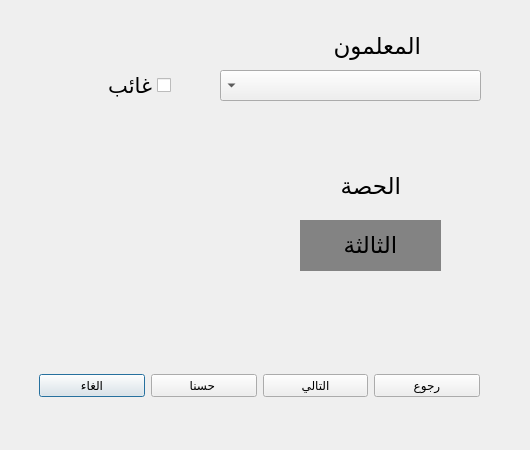
<?xml version="1.0" encoding="UTF-8"?>
<ui version="4.0">
 <class>Dialog</class>
 <widget class="QDialog" name="Dialog">
  <property name="geometry">
   <rect>
    <x>0</x>
    <y>0</y>
    <width>530</width>
    <height>450</height>
   </rect>
  </property>
  <property name="windowTitle">
   <string>Dialog</string>
  </property>
  <widget class="QWidget" name="layoutWidget">
   <property name="geometry">
    <rect>
     <x>39</x>
     <y>350</y>
     <width>441</width>
     <height>71</height>
    </rect>
   </property>
   <layout class="QHBoxLayout" name="horizontalLayout">
    <item>
     <widget class="QPushButton" name="pushButton_4">
      <property name="text">
       <string>الغاء</string>
      </property>
     </widget>
    </item>
    <item>
     <widget class="QPushButton" name="pushButton_2">
      <property name="text">
       <string>حسنا </string>
      </property>
     </widget>
    </item>
    <item>
     <widget class="QPushButton" name="pushButton">
      <property name="text">
       <string>التالي</string>
      </property>
     </widget>
    </item>
    <item>
     <widget class="QPushButton" name="pushButton_3">
      <property name="text">
       <string>رجوع</string>
      </property>
     </widget>
    </item>
   </layout>
  </widget>
  <widget class="QComboBox" name="comboBox">
   <property name="geometry">
    <rect>
     <x>220</x>
     <y>70</y>
     <width>261</width>
     <height>31</height>
    </rect>
   </property>
   <property name="font">
    <font>
     <pointsize>14</pointsize>
    </font>
   </property>
   <property name="layoutDirection">
    <enum>Qt::RightToLeft</enum>
   </property>
  </widget>
  <widget class="QLabel" name="label">
   <property name="geometry">
    <rect>
     <x>280</x>
     <y>30</y>
     <width>141</width>
     <height>31</height>
    </rect>
   </property>
   <property name="font">
    <font>
     <pointsize>17</pointsize>
    </font>
   </property>
   <property name="text">
    <string>المعلمون</string>
   </property>
  </widget>
  <widget class="QLabel" name="label_2">
   <property name="geometry">
    <rect>
     <x>260</x>
     <y>170</y>
     <width>141</width>
     <height>31</height>
    </rect>
   </property>
   <property name="font">
    <font>
     <pointsize>17</pointsize>
    </font>
   </property>
   <property name="text">
    <string>الحصة</string>
   </property>
  </widget>
  <widget class="QCheckBox" name="checkBox">
   <property name="geometry">
    <rect>
     <x>80</x>
     <y>60</y>
     <width>91</width>
     <height>51</height>
    </rect>
   </property>
   <property name="font">
    <font>
     <pointsize>16</pointsize>
     <weight>50</weight>
     <bold>false</bold>
    </font>
   </property>
   <property name="layoutDirection">
    <enum>Qt::RightToLeft</enum>
   </property>
   <property name="text">
    <string>غائب</string>
   </property>
  </widget>
  <widget class="QLabel" name="label_3">
   <property name="geometry">
    <rect>
     <x>300</x>
     <y>220</y>
     <width>141</width>
     <height>51</height>
    </rect>
   </property>
   <property name="font">
    <font>
     <pointsize>17</pointsize>
    </font>
   </property>
   <property name="mouseTracking">
    <bool>true</bool>
   </property>
   <property name="styleSheet">
    <string notr="true">background-color: rgb(131, 131, 131);</string>
   </property>
   <property name="text">
    <string>&lt;html&gt;&lt;head/&gt;&lt;body&gt;&lt;p align=&quot;center&quot;&gt;الثالثة&lt;/p&gt;&lt;/body&gt;&lt;/html&gt;</string>
   </property>
  </widget>
 </widget>
 <resources/>
 <connections/>
</ui>
